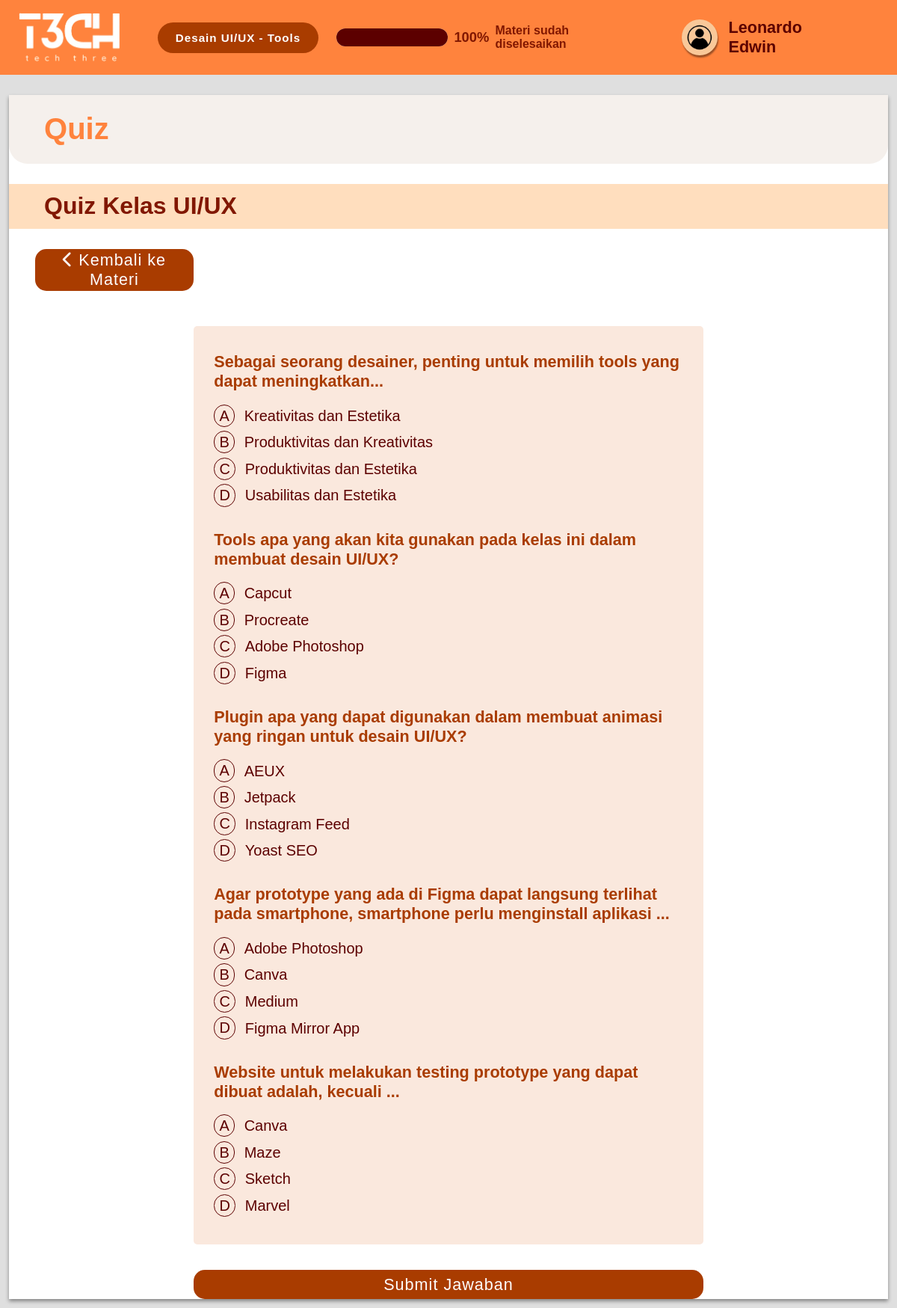
Page /quizUI.php (signed in) on the committed database.
### tables this page shows
CREATE TABLE `user` (
  `Id_User` varchar(20) NOT NULL,
  `Nama_User` varchar(50) NOT NULL,
  `Password_User` varchar(20) NOT NULL,
  `No_Telp_User` varchar(20) NOT NULL,
  `Nama_Kelas` varchar(50) DEFAULT NULL,
  `Tanggal_Lahir_User` date DEFAULT NULL,
  `email` varchar(50) DEFAULT NULL,
  `Id_Admin` varchar(20) DEFAULT NULL,
  `Id_Tugas` varchar(20) DEFAULT NULL,
  `Nilai_Tugas` int(11) DEFAULT NULL
);

CREATE TABLE `quiz_questions` (
  `Id_Quiz` varchar(11) NOT NULL,
  `question_text` text NOT NULL,
  `option_a` text NOT NULL,
  `option_b` text NOT NULL,
  `option_c` text NOT NULL,
  `option_d` text NOT NULL,
  `correct_answer` char(1) NOT NULL,
  `category` varchar(100) NOT NULL,
  `Id_Kelas` varchar(20) DEFAULT NULL
);

### quizUI.php (the view, shortened to what this page needs)
<?php
include 'db_connect.php';
if (isset($_SESSION['user_id'])) {
  $userId = $_SESSION['user_id'];
} else {
  header("Location: login.php");
  exit;
}
$query = "SELECT `Nama_User` FROM `user` WHERE `Id_User`='$userId'";
$result = $conn->query($query);
$namaUser = '';
if ($result->num_rows > 0) {
  while ($row = $result->fetch_assoc()) {
    $namaUser = $row['Nama_User'];
  }
} else {
  echo "Data user tidak ditemukan.";
}
?>
<!DOCTYPE html>
<html lang="id">
<head>
  <link rel="stylesheet" href="quiz.css">
  <link rel="stylesheet" href="https://cdnjs.cloudflare.com/ajax/libs/font-awesome/6.0.0-beta3/css/all.min.css">
</head>
<body>
  <header>
    <a id="logo_link" href="dashboard.php">
      <img src="Logo.png" id="logo" alt="Logo">
    </a>
    <h3>Desain UI/UX - Tools</h3>
    <div class="progresWrap">
      <div class="progress-container">
        <div class="progress-bar" style="width: 100%;"></div>
      </div>
      <p class="progress-score">100%</p>
      <p class="materiSelesai">Materi sudah diselesaikan</p>
    </div>
    <section class="profileAdjust">
      <img src="user.png" alt="User Icon">
      <p><?php echo $namaUser; ?></p>
    </section>
  </header>
<main>
  <h1 class="titleH1">Quiz</h1>
  <h2 class="titleH2">Quiz Kelas UI/UX</h2>
  <section class="kembaliKeMateri">
    <a href="ui5.php">
      <button>
        <i class="fa-solid fa-chevron-left"></i>
        <span>Kembali ke Materi</span>
      </button>
    </a>
  </section>
  <div class="class-form-wrap">
    <form class="class-form" id="quizForm" method="post" action="submit_quiz.php">
      <?php
      $conn = new mysqli($servername, $username, $password, $dbname);
      $sql = "SELECT * FROM `quiz_questions` WHERE `Id_Kelas` = 'Kls01' AND `Id_Quiz` LIKE 'UQ%'";
      $result = $conn->query($sql);
      if ($result->num_rows > 0) {
        while ($row = $result->fetch_assoc()) {
          echo '<h3>' . $row['question_text'] . '</h3>';
          echo '<div class="quizAnswers">';
          echo '<label>';
          echo '<span>A</span>' . $row['option_a'];
          echo '</label>';
          echo '<label>';
          echo '<span>B</span>' . $row['option_b'];
          echo '</label>';
          echo '<label>';
          echo '<span>C</span>' . $row['option_c'];
          echo '</label>';
          echo '<label>';
          echo '<span>D</span>' . $row['option_d'];
          echo '</label>';
          echo '</div>';
        }
      } else {
        echo "0 results";
      }
      ?>
    </form>
    <button type="button" onclick="submitQuiz()">Submit Jawaban</button>
  </div>
</main>

### quiz.css (style rules this page uses)
body { margin: 0; background-color: #dfdfdf; font-family: sans-serif; }
header { background-color: #FF833D; display: flex; justify-content: space-between; align-items: center; height: 100px; width: 100%; position: sticky; z-index: 2; }
#logo_link { display: flex; align-items: center; margin: 0 2%; height: 100%; }
#logo { height: 70%; width: auto; cursor: pointer; }
header h3 { background-color: #A93C00; color: #FFFFFF; padding: 1% 2%; font-size: 95%; border-radius: 25px; letter-spacing: 1px; left: 0; }
.progresWrap { display: flex; justify-content: baseline; align-items: center; }
.progress-container { height: 3vh; width: 13vw; border-radius: 25px; background-color: #F3F3F3; margin-right: 2%; }
.progress-bar { background-color: #5C0000; width: 20%; height: 100%; border-radius: 25px; }
.progresWrap { font-weight: 600; color: #811700; padding-right: 3%; margin: 0; }
.progress-score { font-size: 115%; }
.materiSelesai { margin-left: 2%; font-size: 100%; }
.profileAdjust { display: flex; justify-content: center; align-items: center; margin-right: 7%; }
.profileAdjust img { width: 3vw; border-radius: 50%; background-color: #f9c899; padding: 3%; box-shadow: 1px 3px 2px rgba(0, 0, 0, 0.4); }
.profileAdjust p { font-weight: 600; margin-left: 7%; font-size: 135%; color: #5C0000; }
main { background-color: #FFFFFF; margin: 1%; box-shadow: 0 3px 5px rgba(0, 0, 0, 0.4); height: 100%; }
.titleH1 { font-size: 5vh; color: #FF833D; background-color: #f5f0ec; padding: 2% 4%; border-radius: 0 0 25px 25px; }
.titleH2 { font-size: 4vh; font-weight: 600; color: #811700; padding: 1% 4%; background-color: #ffdebe; }
.kembaliKeMateri { display: flex; justify-content: flex-start; align-items: center; padding: 0 0 4% 3%; }
button { background-color: #A93C00; border-radius: 15px; color: #FFFFFF; padding: 1% 2%; border: 0; font-size: 135%; letter-spacing: 1px; }
.class-form-wrap { display: flex; flex-direction: column; margin-inline: 21%; }
.class-form { display: flex; flex-direction: column; background-color: #fae8dd; margin-bottom: 5%; border-radius: 5px; padding: 2% 4% 4% 4%; }
.class-form h3 { text-align: left; color: #A93C00; font-size: 135%; }
.quizAnswers { display: flex; flex-direction: column; }
.quizAnswers label { cursor: pointer; color: #5C0000; font-size: 3vh; margin-bottom: 2%; font-size: 125%; position: relative; }
.quizAnswers label span { margin-right: 2%; border: 1px solid #5C0000; padding: 0.5% 1%; border-radius: 20px; }

### rows in the picture
user: Nama_User "Leonardo Edwin"
quiz_questions: question_text "Sebagai seorang desainer, penting untuk memilih tools yang dapat meningkatkan...", option_a "Kreativitas dan Estetika", option_b "Produktivitas dan Kreativitas", option_c "Produktivitas dan Estetika", option_d "Usabilitas dan Estetika"
quiz_questions: question_text "Tools apa yang akan kita gunakan pada kelas ini dalam membuat desain UI/UX?", option_a "Capcut", option_b "Procreate", option_c "Adobe Photoshop", option_d "Figma"
quiz_questions: question_text "Plugin apa yang dapat digunakan dalam membuat animasi yang ringan untuk desain UI/UX?", option_a "AEUX", option_b "Jetpack", option_c "Instagram Feed", option_d "Yoast SEO"
quiz_questions: question_text "Agar prototype yang ada di Figma dapat langsung terlihat pada smartphone, smartphone perlu menginstall aplikasi ...", option_a "Adobe Photoshop", option_b "Canva", option_c "Medium", option_d "Figma Mirror App"
quiz_questions: question_text "Website untuk melakukan testing prototype yang dapat dibuat adalah, kecuali ...", option_a "Canva", option_b "Maze", option_c "Sketch", option_d "Marvel"
